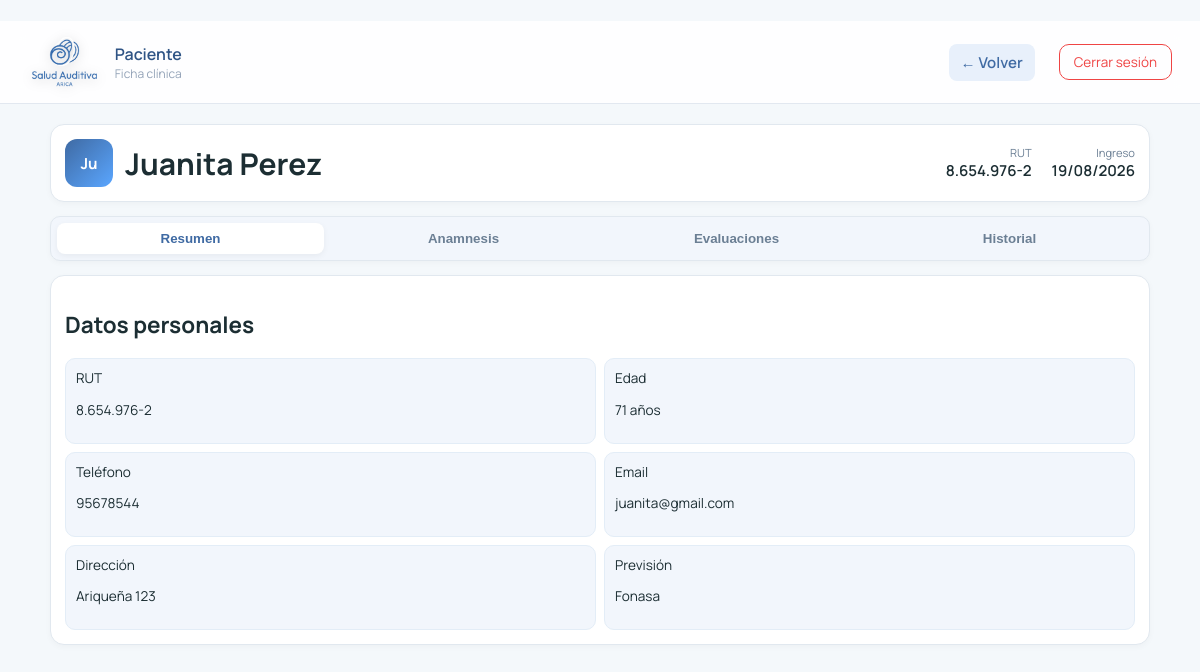
/paciente/8/ (signed in), run on the app's committed database.
### Login/models.py (models this page shows, shortened)
class Paciente(models.Model):
    PREVISION_CHOICES = [
        ('fonasa', 'Fonasa'),
        ('isapre', 'Isapre'),
        ('capredena', 'Capredena'),
        ('dipreca', 'Dipreca')
    ]
    nombre = models.CharField(max_length=150)
    rut = models.CharField(max_length=12, unique=True)
    telefono = models.CharField(max_length=15, blank=True, null=True)
    fecha_nacimiento = models.DateField()
    direccion = models.CharField(max_length=255, blank=True, null=True)
    email = models.EmailField(blank=True, null=True)
    prevision = models.CharField(
        max_length=20,
        choices=PREVISION_CHOICES,
        default='fonasa'
    )
    creado = models.DateTimeField(auto_now_add=True)
    @property
    def edad(self):
        if not self.fecha_nacimiento:
            return None
        hoy = date.today()
        return hoy.year - self.fecha_nacimiento.year - (
            (hoy.month, hoy.day) < (self.fecha_nacimiento.month, self.fecha_nacimiento.day)
        )

### Login/views.py (the view)
# urls.py: path('paciente/<int:id>/', views.ver_paciente, name='ver_paciente'),
@login_required
def ver_paciente(request, id):
    paciente = get_object_or_404(Paciente, id=id)
    anamnesis = paciente.anamnesis.all().order_by('-fecha')
    evaluaciones = paciente.evaluaciones.all().order_by('-fecha')
    audiometrias = evaluaciones.filter(tipo='audiometria')
    impedancias = evaluaciones.filter(tipo='impedanciometria')
    otoscopias = evaluaciones.filter(tipo='otoscopia')
    otros = evaluaciones.filter(tipo='otro')
    return render(request, 'Login/ver_paciente.html', {
        'paciente': paciente,
        'anamnesis': anamnesis,
        'audiometrias': audiometrias,
        'impedancias': impedancias,
        'otoscopias': otoscopias,
        'otros': otros,
    })

### Login/templates/login/ver_paciente.html (shortened to what this page needs)
﻿{% load static %}
<!DOCTYPE html>
<html lang="es">
<head>
    <link rel="stylesheet" href="https://cdn.jsdelivr.net/npm/alertifyjs@1.13.1/build/css/alertify.min.css"/>
    <link rel="stylesheet" href="https://cdn.jsdelivr.net/npm/alertifyjs@1.13.1/build/css/themes/default.min.css"/>
    <link rel="stylesheet" href="{% static 'Login/css/ver_paciente.css' %}" />
</head>
<body>
<div class="header">
    <div class="header-left">
        <img src="{% static 'Login/img/logo-png.png' %}" alt="Logo" class="logo-header">
        <div class="header-text">
            <span class="title">Paciente</span>
            <span class="subtitle">Ficha clínica</span>
        </div>
    </div>
    <div class="header-right">
        <a href="{% url 'dashboard' %}" class="btn-back">← Volver</a>
        <a href="{% url 'logout' %}" class="btn-logout">Cerrar sesión</a>
    </div>
</div>
<main class="dashboard">
    <header class="topbar card">
        <div class="patient-main">
            <div class="avatar">
                {{ paciente.nombre|slice:":1" }}{{ paciente.nombre|slice:"1:2" }}
            </div>
            <div class="patient-info">
                <h1>{{ paciente.nombre }}</h1>
            </div>
        </div>
        <div class="patient-meta-right">
            <div>
                <span>RUT</span>
                <p>{{ paciente.rut }}</p>
            </div>
            <div>
                <span>Ingreso</span>
                <p>{{ paciente.creado|date:"d/m/Y" }}</p>
            </div>
        </div>
    </header>
    <section class="tabs card">
        <button class="tab active" onclick="openTab('resumen')">Resumen</button>
        <button class="tab" onclick="openTab('anamnesis')">Anamnesis</button>
        <button class="tab" onclick="openTab('evaluaciones')">Evaluaciones</button>
        <button class="tab" onclick="openTab('historial')">Historial</button>
    </section>
    <section class="tab-content">
        <div id="resumen" class="tab-pane active">
            <div class="card panel">
                <h2>Datos personales</h2>
                    <div class="info-grid">
                        <div><span>RUT</span><p>{{ paciente.rut }}</p></div>
                        <div>
                            <span>Edad</span>
                            <p>
                                {{ paciente.edad|default:"-" }} años
                            </p>
                        </div>
                        <div><span>Teléfono</span><p>{{ paciente.telefono }}</p></div>
                        <div><span>Email</span><p>{{ paciente.email }}</p></div>
                        <div><span>Dirección</span><p>{{ paciente.direccion }}</p></div>
                        <div><span>Previsión</span><p>{{ paciente.get_prevision_display }}</p></div>
                    </div>
            </div>
        </div>
    </section>
</main>
</body>
</html>

### Login/static/Login/css/ver_paciente.css (style rules this page uses)
:root { --bg: #f4f8fb; --card: #ffffff; --text: #1c2e33; --muted: #6b7f94; --line: #e1e8ef; --primary: #3f6aa3; --primary-light: #e8f0fb; --primary-dark: #2f4f7a; --accent: #5aa6ff; --soft: #f2f6fc; --danger: #ef4444; --radius: 14px; }
* { box-sizing: border-box; }
body { margin: 0; font-family: "Manrope", "Inter", sans-serif; background: var(--bg); color: var(--text); font-size: 15px; }
.header { background: rgba(255, 255, 255, 0.85); backdrop-filter: blur(12px); padding: 16px 28px; display: flex; justify-content: space-between; align-items: center; border-bottom: 1px solid #e2e8f0; }
.header-left, .header-right { display: flex; align-items: center; gap: 14px; }
.header-text { display: flex; flex-direction: column; }
.header-text .title { font-size: 16px; font-weight: 600; color: #2f5485; }
.header-text .subtitle { font-size: 12px; color: #94a3b8; }
.logo-header { height: 50px; width: auto; filter: drop-shadow(0 2px 6px rgba(0,0,0,0.2)); transition: transform 0.2s; }
.btn-logout { background: transparent; color: var(--danger); padding: 8px 14px; border: 1px solid var(--danger); border-radius: 10px; text-decoration: none; font-size: 13.5px; transition: 0.25s; }
.dashboard { width: min(1100px, 92%); margin: 20px auto; display: grid; gap: 14px; }
.card { background: var(--card); border: 1px solid var(--line); border-radius: var(--radius); padding: 14px; box-shadow: 0 2px 6px rgba(0,0,0,0.03); }
.topbar { display: flex; justify-content: space-between; align-items: center; }
.patient-main { display: flex; align-items: center; gap: 12px; }
.avatar { width: 48px; height: 48px; border-radius: 12px; background: linear-gradient(135deg, var(--primary), var(--accent)); color: white; display: grid; place-items: center; font-weight: bold; font-size: 0.95rem; }
.btn-back { background: var(--primary-light); color: var(--primary); padding: 8px 12px; border-radius: 8px; text-decoration: none; font-weight: 600; margin-right: 10px; transition: 0.2s; }
.patient-info h1 { margin: 0; }
.patient-meta-right { display: flex; gap: 20px; align-items: center; }
.patient-meta-right div { text-align: right; }
.patient-meta-right span { display: block; font-size: 0.7rem; color: var(--muted); }
.patient-meta-right p { margin: 0; font-weight: 600; color: var(--text); }
.tabs { display: flex; gap: 6px; background: var(--soft); padding: 6px; border-radius: 10px; }
.tab { flex: 1; border: none; background: transparent; padding: 8px; border-radius: 8px; cursor: pointer; font-weight: 600; color: var(--muted); transition: 0.2s; }
.tab.active { background: white; color: var(--primary); box-shadow: 0 2px 6px rgba(0,0,0,0.05); }
.tab-pane { display: none; }
.tab-pane.active { display: block; }
.info-grid { display: grid; grid-template-columns: repeat(2, 1fr); gap: 8px; }
.info-grid div { background: var(--soft); padding: 10px; border-radius: 10px; font-size: 0.85rem; border: 1px solid #e3edf7; }

### data on the page
Paciente: nombre "J", nombre "u", nombre "Juanita Perez", rut "8.654.976-2", creado "19/08/2026", edad "71", telefono "95678544", email "juanita@gmail.com", direccion "Ariqueña 123", prevision "Fonasa"
